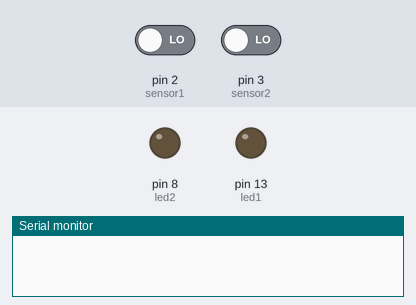
A sketch run on a simulated Arduino Uno, built with avr-gcc and run on an emulated ATmega328P. On the bench: output pins drawn as LEDs (lit = HIGH), the last lines printed to the serial monitor. The test bench sets the inputs (shaded band); at power-on: pin 2 (sensor1) LOW, pin 3 (sensor2) LOW.

Above: at 1.2 s.
1.3 s: pin 2 (sensor1) driven HIGH
At 1.8 s:
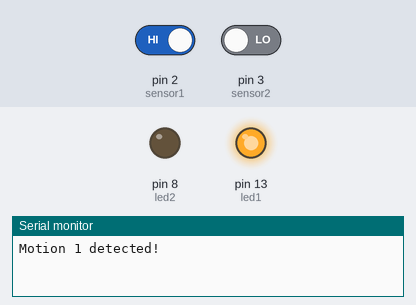
2.8 s: pin 3 (sensor2) driven HIGH
At 4.0 s:
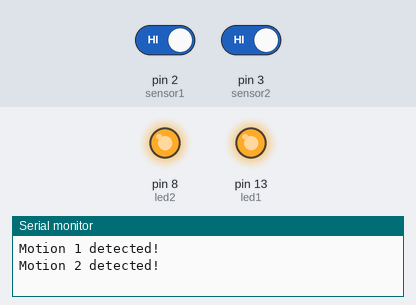
4.3 s: pin 2 (sensor1) driven LOW
At 5.3 s:
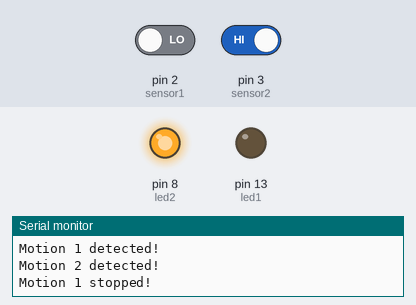
5.8 s: pin 3 (sensor2) driven LOW
At 6.4 s:
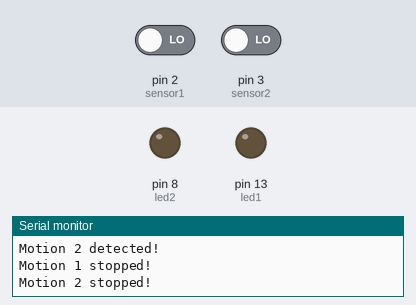
Timing chart, 0 to 8.3 s (numbered marks = the images above; inputs shaded):
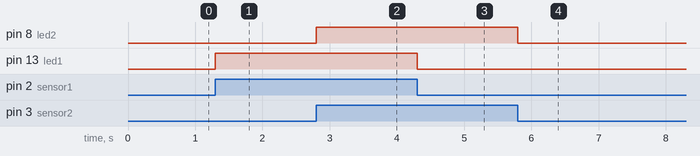

Measured:
- after the input at 1.3 s, pin 13 (led1): LOW → HIGH at once
- after the input at 2.8 s, pin 8 (led2): LOW → HIGH at once
- after the input at 4.3 s, pin 13 (led1): HIGH → LOW at once
- after the input at 5.8 s, pin 8 (led2): HIGH → LOW at once

The sketch:

2sensorsinterrupts.ino
```cpp
int led1 = 13;                // the pin that the LED1 is attached to
int led2 = 8;                 // the pin that the LED2 is attached to
int sensor1 = 2;              // the pin that the sensor1 is attached to
int sensor2 = 3;              // the pin that the sensor2 is attached to

// by default, no motion detected
volatile int state1 = LOW;
volatile int state2 = LOW;

void setup() {
  // initialized LED1 and LED2 as an output
  pinMode(led1, OUTPUT);
  pinMode(led2, OUTPUT);

  // Also, initialized sensor1 and sensor2 as an input
  pinMode(sensor1, INPUT);
  pinMode(sensor2, INPUT);

  // attach interrupt to sensor pin, trigger on rising edge (HIGH)
  attachInterrupt(digitalPinToInterrupt(sensor1), motionDetected1, HIGH);
  attachInterrupt(digitalPinToInterrupt(sensor2), motionDetected2, HIGH);

  Serial.begin(9600);        // initialize serial
}

void loop(){
  // do other stuff here, if needed
}

void motionDetected1() {
  digitalWrite(led1, !state1);   // toggle LED
  state1 = !state1;              // update variable state
  if (state1 == HIGH) {
    Serial.println("Motion 1 detected!"); //Will print on the serial monitor
  }
  else {
    Serial.println("Motion 1 stopped!");
  }
}
void motionDetected2() {
  digitalWrite(led2, !state2);   // toggle LED
  state2 = !state2;              // update variable state
  if (state2 == HIGH) {
    Serial.println("Motion 2 detected!");   //Will print on the senior monitor
  }
  else {
    Serial.println("Motion 2 stopped!");
  }
}
```
